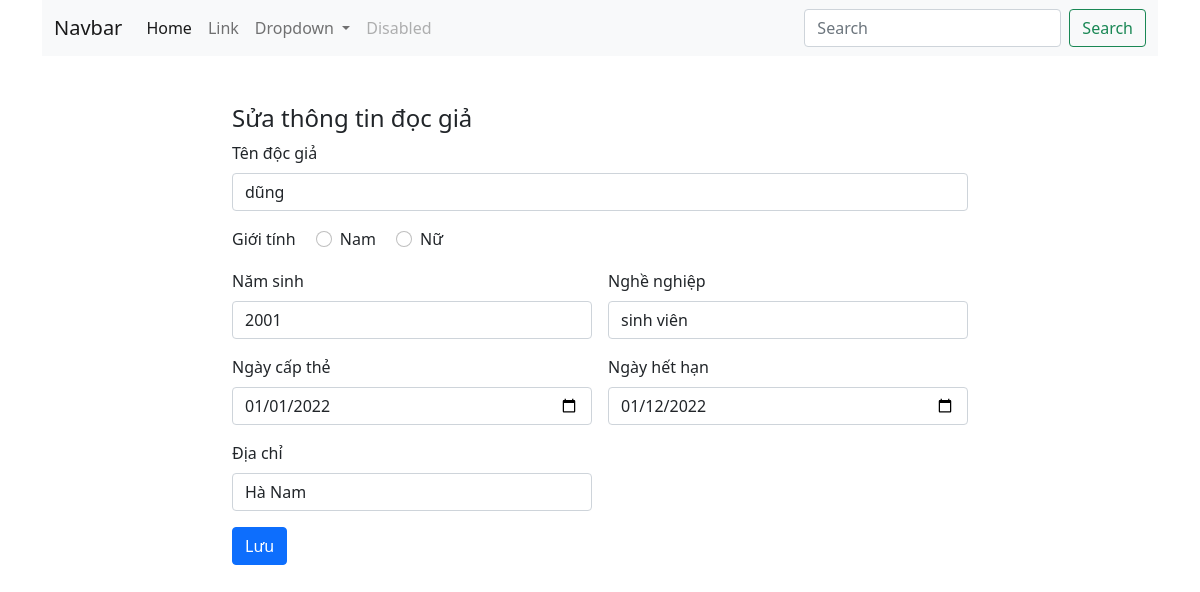
The app's page /index.php?controller=docgia&action=edit&madg=1 with its own data.
### tables this page shows
CREATE TABLE `docgia` (
  `madg` int(10) UNSIGNED NOT NULL,
  `hovaten` varchar(40) NOT NULL,
  `gioitinh` varchar(40) NOT NULL,
  `namsinh` varchar(40) NOT NULL,
  `nghenghiep` varchar(40) NOT NULL,
  `ngaycapthe` date NOT NULL,
  `ngayhethan` date NOT NULL,
  `diachi` varchar(40) NOT NULL
);

### src/controller/docgiaController.php (called while the page is built, shortened)
<?php
require_once 'model/docgiaModel.php';
class docgiaController{
    function edit(){
        $madg = $_GET['madg'];
        $bdModal = new docgiaModal();
        $BD = $bdModal->getBDBymadg($madg);
        require_once 'view/docgia/edit.php';
    }
}
?>

### src/index.php (called while the page is built, shortened)
<?php
    $action     = isset($_GET['action']) ? $_GET['action'] : 'index';
    $object = new $classController();
    $object->$action();
?>

### src/model/docgiaModel.php (called while the page is built, shortened)
<?php
class docgiaModal{
    public function connectDb() {
        $connection = mysqli_connect(DB_HOST, DB_USERNAME, DB_PASSWORD, DB_NAME);
        return $connection;
    }
    public function getBDBymadg($madg = null) {
        $connection = $this->connectDb();
        $querySelect = "SELECT * FROM docgia WHERE madg={$madg}";
        $results = mysqli_query($connection, $querySelect);
        $bdArr = [];
        if (mysqli_num_rows($results) > 0) {
            $bds = mysqli_fetch_all($results, MYSQLI_ASSOC);
            $bdArr = $bds[0];
        }
        return $bdArr;
    }}
    ?>

### src/view/docgia/edit.php (the view, shortened to what this page needs)
<?php
require 'view/template/header.php'
?>
<main>
    <div class="container">
        <div class="row">
            <div class="col-md-8 ms-auto me-auto">
                <h4>Sửa thông tin đọc giả</h4>
                <form class="row g-3 needs-validation" method="post" action="" novalidate>
                    <div class="col-md-12">
                        <label for="validationCustom01" class="form-label">Tên độc giả</label>
                        <input type="text" class="form-control" name="hovaten" id="validationCustom01" value="<?php echo isset($_POST['hovaten']) ? $_POST['hovaten'] : $BD['hovaten']?>" required>
                    </div>
                    <div>
                        <span class="me-3">Giới tính</span>
                        <div class="form-check form-check-inline">
                            <input class="form-check-input" type="radio" name="gioitinh" id="inlineRadio1" value="Nam">
                            <label class="form-check-label" for="inlineRadio1">Nam</label>
                        </div>
                        <div class="form-check form-check-inline">
                            <input class="form-check-input" type="radio" name="gioitinh" id="inlineRadio2" value="Nữ">
                            <label class="form-check-label" for="inlineRadio2">Nữ</label>
                        </div>
                    </div>
                    <div class="col-md-6">
                        <label for="validationCustom02" class="form-label">Năm sinh</label>
                        <input type="text" class="form-control" name="namsinh" id="validationCustom02" value="<?php echo isset($_POST['namsinh']) ? $_POST['namsinh'] : $BD['namsinh']?>" required>
                    </div>
                    <div class="col-md-6">
                        <label for="validationCustom02" class="form-label">Nghề nghiệp</label>
                        <input type="text" class="form-control" name="nghenghiep" id="validationCustom02" value="<?php echo isset($_POST['nghenghiep']) ? $_POST['nghenghiep'] : $BD['nghenghiep']?>" required>
                    </div>
                    <div class="col-md-6">
                        <label for="validationCustom02" class="form-label">Ngày cấp thẻ</label>
                        <input type="date" class="form-control" name="ngaycapthe" id="validationCustom02" value="<?php echo isset($_POST['ngaycapthe']) ? $_POST['ngaycapthe'] : $BD['ngaycapthe']?>" required>
                    </div>
                    <div class="col-md-6">
                        <label for="validationCustom02" class="form-label">Ngày hết hạn</label>
                        <input type="date" class="form-control" name="ngayhethan" id="validationCustom02" value="<?php echo isset($_POST['ngayhethan']) ? $_POST['ngayhethan'] : $BD['ngayhethan']?>" required>
                    </div>
                    <div class="col-md-6">
                        <label for="validationCustom02" class="form-label">Địa chỉ</label>
                        <input type="text" class="form-control" name="diachi" id="validationCustom02" value="<?php echo isset($_POST['diachi']) ? $_POST['diachi'] : $BD['diachi']?>" required>
                    </div>
                    <div class="col-12">
                        <button class="btn btn-primary" name="submit" type="submit">Lưu</button>
                    </div>
                </form>
            </div>
        </div>
    </div>
</main>

### records on screen
docgia: hovaten "dũng", namsinh "2001", nghenghiep "sinh viên", ngaycapthe "01/01/2022", ngayhethan "01/12/2022", diachi "Hà Nam"
